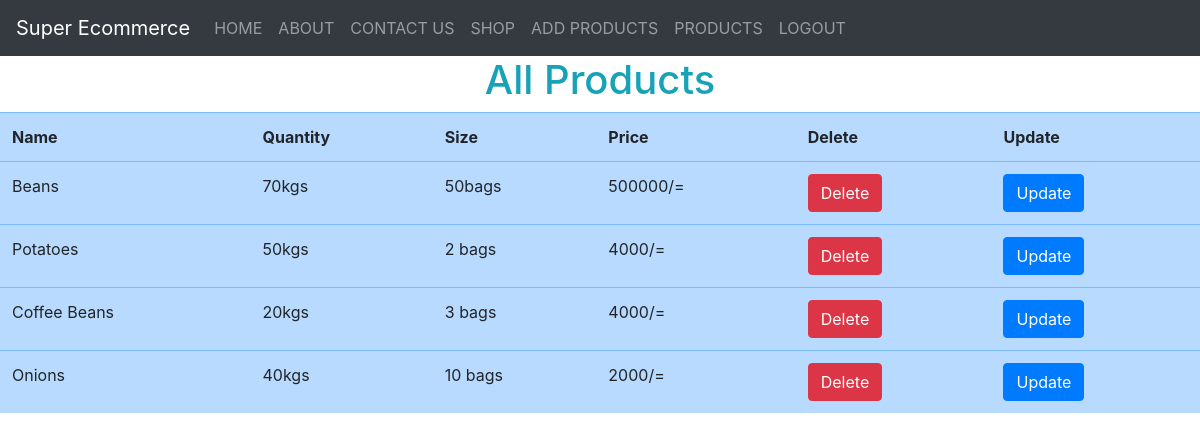
The app's page /products/ (signed in), older data.
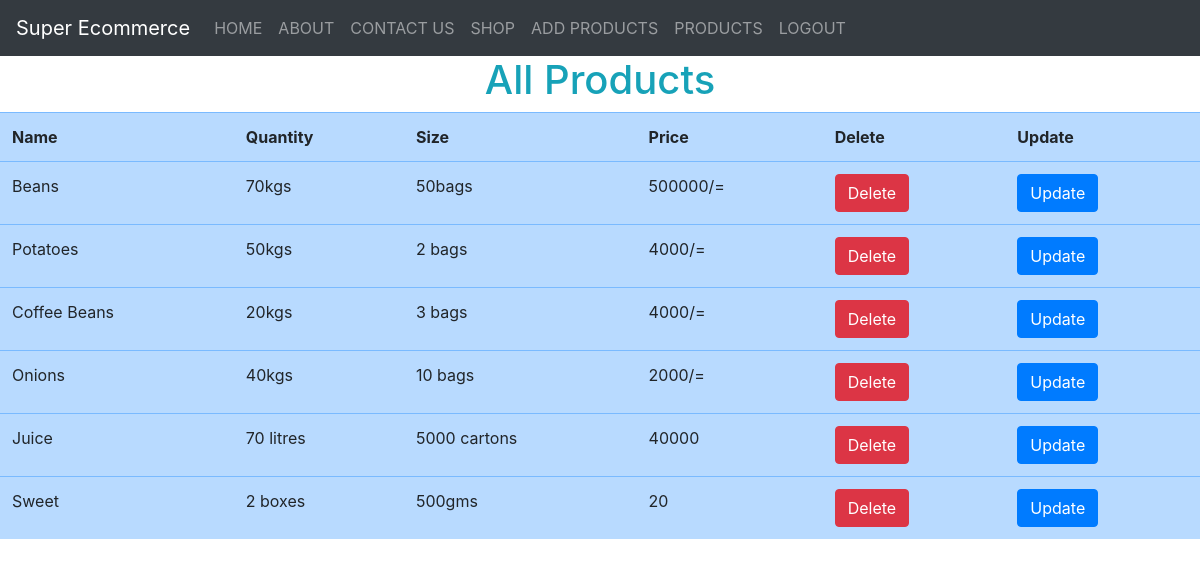
The same page, newer data.
### superecommercedjangoproject/models.py (models this page shows)
class Product(models.Model):
    name = models.CharField(max_length=50, blank=False, null=False)
    quantity = models.CharField(max_length=20, blank=False, null=False)
    size = models.CharField(max_length=10, blank=False, null=False)
    price = models.CharField(max_length=35, blank=False, null=False)

### superecommercedjangoproject/views.py (the view)
# urls.py: path('products/', user_views.all_products, name='all-products'),
@login_required
def all_products(request):
    products = Product.objects.all()
    context = {"products": products}
    return render(request, 'products.html', context)

### templates/products.html (shortened to what this page needs)
{% extends 'master.html' %}
{% load static %}
{% block content %}
<div>
<h1 class="text-info text-center">All Products</h1>
<table class="table table-primary table-hover">
   <tr>
       <th>Name</th>
       <th>Quantity</th>
       <th>Size</th>
       <th>Price</th>
       <th>Delete</th>
       <th>Update</th>
   </tr>
    {% for product in products %}
    <tr>
        <td>{{ product.name }}</td>
        <td>{{ product.quantity }}</td>
        <td>{{ product.size }}</td>
        <td>{{ product.price }}</td>
        <td><a class="btn btn-danger" href="/del-prod/{{ product.id }}">Delete</a></td>
        <td><a class="btn btn-primary" href="/update-product/{{ product.id }}">Update</a></td>
    </tr>
    {% endfor %}
</table>
</div>
{% endblock %}

Row changes from the older to the newer data that the page shows:
added Product: name "Juice", quantity "70 litres", size "5000 cartons", price "40000"
added Product: name "Sweet", quantity "2 boxes", size "500gms", price "20"
